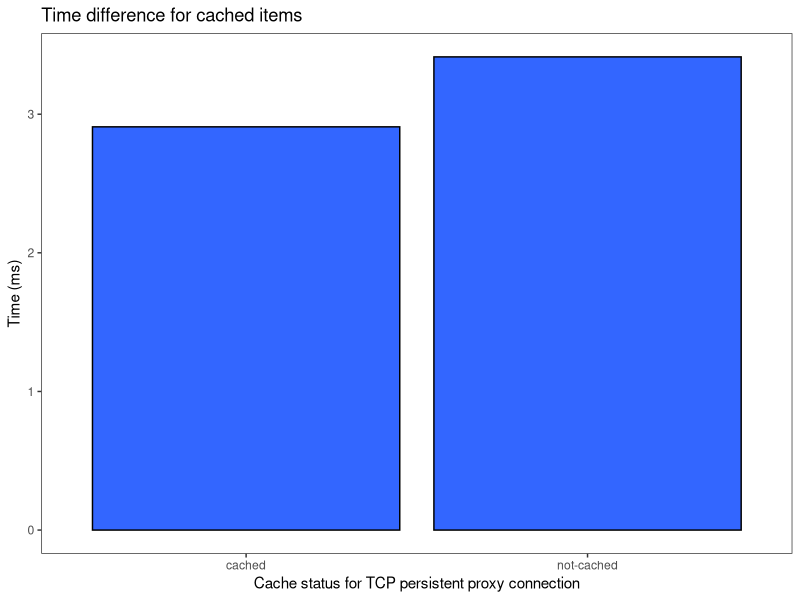
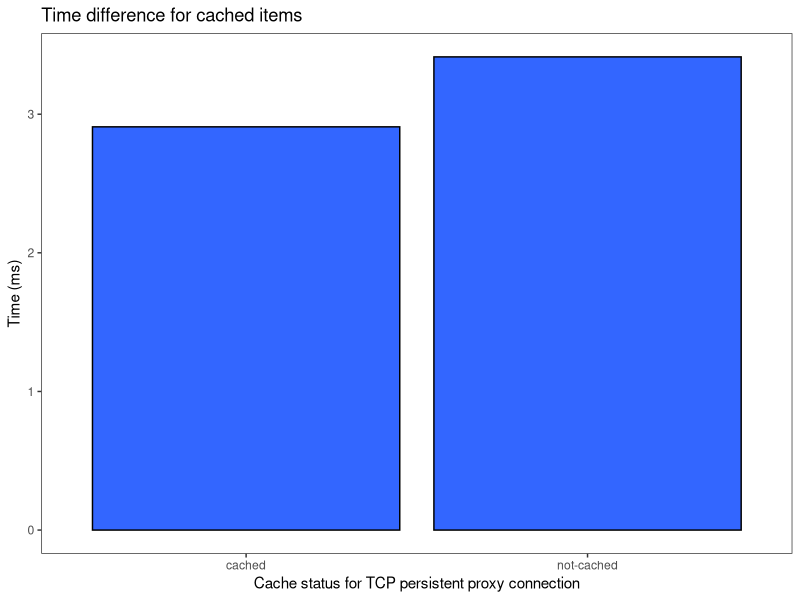

R code for these plots, in order:
library(ggplot2)
library(stringr)
library(dplyr)

sampleData <- read.table("../../timer_map1.txt")

names(sampleData) <- c("Time", "CacheStatus")

sampleData$Time <- as.numeric(str_replace(sampleData$Time, "ms", ""))

ggplot(data=sampleData, aes(x=CacheStatus, y=Time)) +
  geom_bar(stat="identity",color = "black", fill = "#3366FF") + 
  labs(x="Cache status for TCP persistent proxy connection", y = "Time (ms)") + 
  ggtitle("Time difference for cached items") +
  theme_bw() +
  theme(
    legend.key = element_blank(),
    panel.grid = element_blank(),
    panel.grid.minor = element_blank(), 
    panel.grid.major = element_blank(),
    panel.background = element_blank(),
    plot.background = element_rect(fill = "transparent",colour = NA))

ggsave("RTT_cache.png", bg = "transparent")
